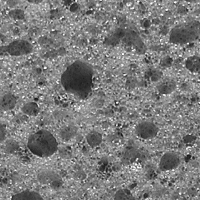
%> input picture 21-scale_2_im_3_grey.png, 200 x 200 px
$ octave texture_classification.m   (GNU Octave 9; MATLAB toolbox functions it lacks are replaced by stand-ins)
%> lines starting %> are read from the running program, lines starting %| are printed output that depends on the picture
I1=imread ('21-scale_2_im_3_grey.png');%sponge
%> I1 is the input picture: size 200x200 uint8; min 19, max 254, mean 122.9
I2=imread ('06-scale_2_im_3_grey.png');%sandpaper
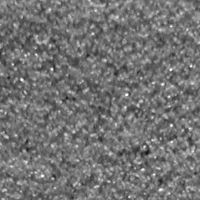
%> input picture 06-scale_2_im_3_grey.png, 200 x 200 px
%> I2 is the input picture: size 200x200 uint8; min 19, max 253, mean 114.5
I3=imread ('55-scale_2_im_3_grey.png');%orange peel
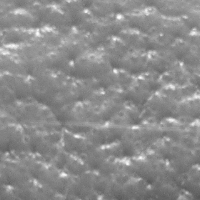
%> input picture 55-scale_2_im_3_grey.png, 200 x 200 px
%> I3 is the input picture: size 200x200 uint8; min 88, max 253, mean 139.1
I4=imread ('44-scale_2_im_3_grey.png');%linen
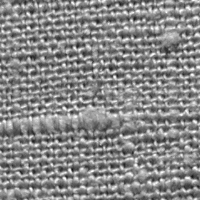
%> input picture 44-scale_2_im_3_grey.png, 200 x 200 px
%> I4 is the input picture: size 200x200 uint8; min 18, max 253, mean 136.4
I5=imread ('60-scale_3_im_9_grey.png');%cracker
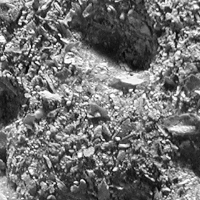
%> input picture 60-scale_3_im_9_grey.png, 200 x 200 px
%> I5 is the input picture: size 200x200 uint8; min 4, max 255, mean 112.2
I6=imread ('46-scale_1_im_1_grey.png');%cotton
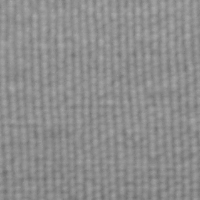
%> input picture 46-scale_1_im_1_grey.png, 200 x 200 px
%> I6 is the input picture: size 200x200 uint8; min 107, max 169, mean 141.5
%> (the run ends here)
